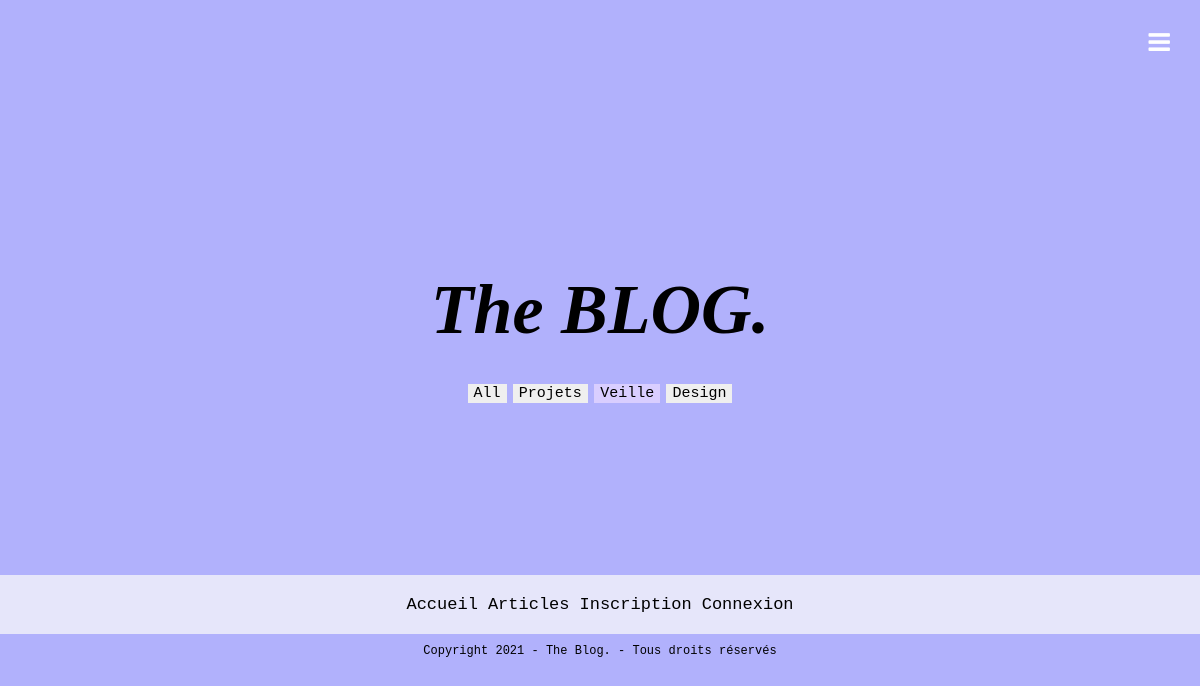
The app's page /articles.php?Categorie=Veille, older data.
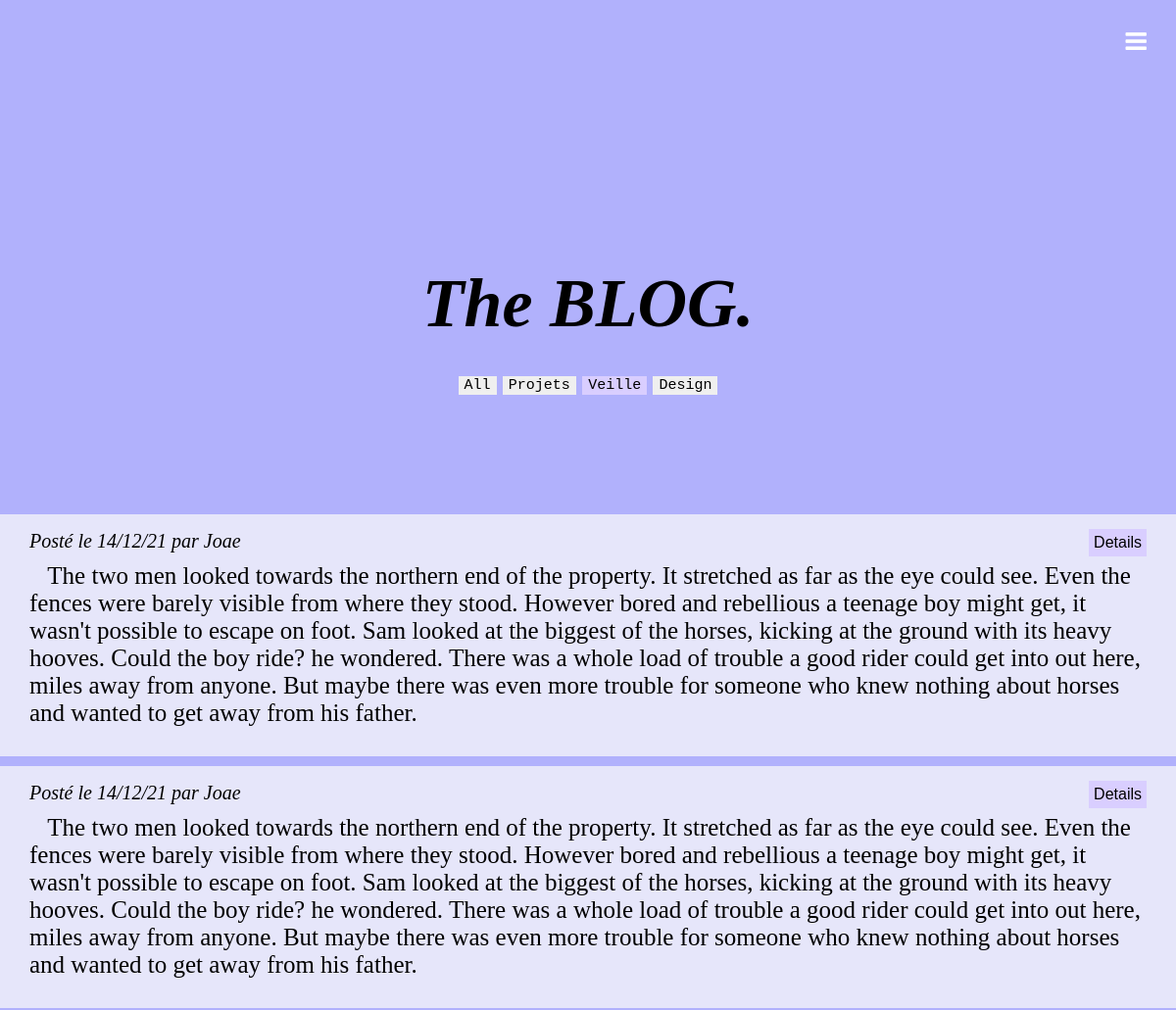
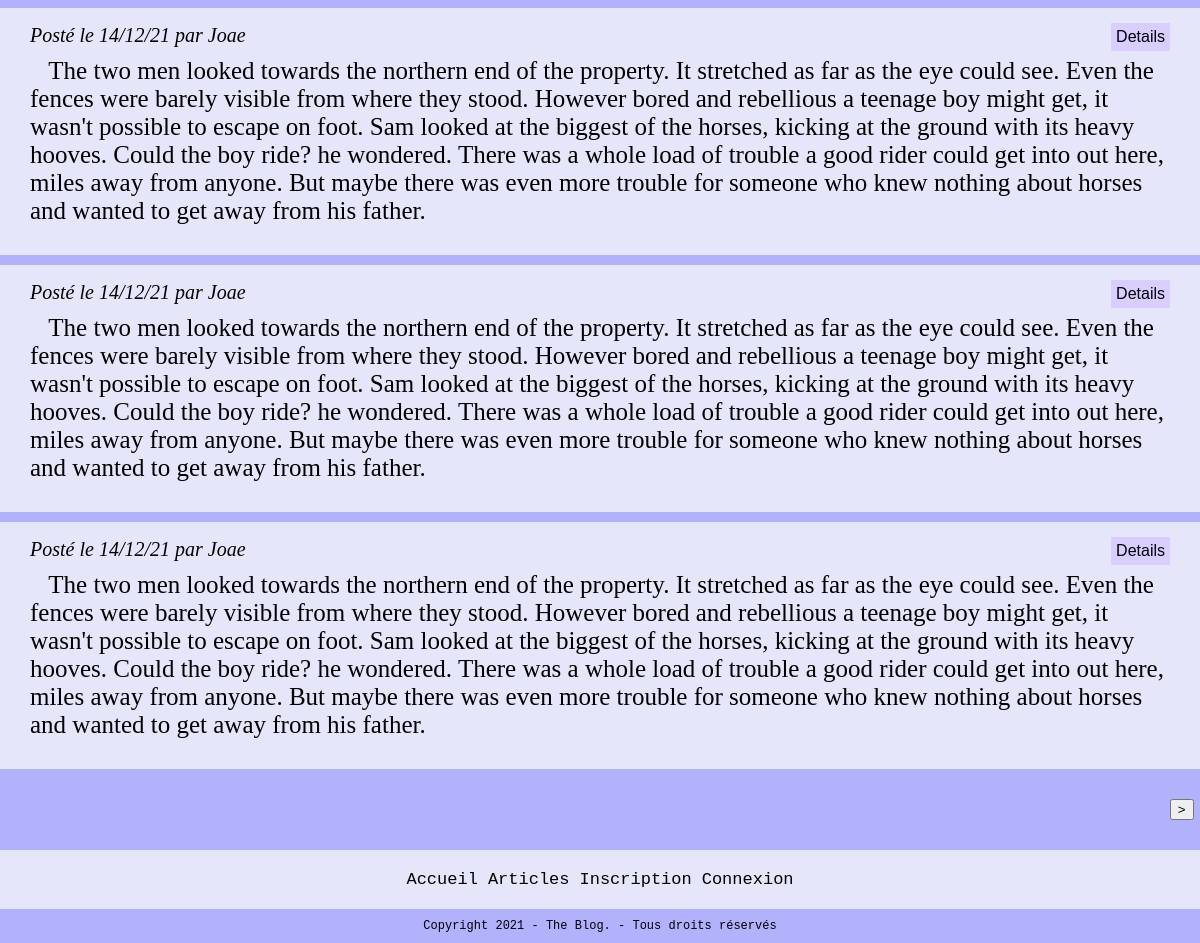
The same page, newer data (2 pictures, top to bottom).
### tables this page shows
CREATE TABLE `articles` (
  `id` int(11) NOT NULL,
  `article` text NOT NULL,
  `id_utilisateur` int(11) NOT NULL,
  `id_categorie` int(11) NOT NULL,
  `date` timestamp NOT NULL DEFAULT CURRENT_TIMESTAMP ON UPDATE CURRENT_TIMESTAMP
);

CREATE TABLE `utilisateurs` (
  `id` int(11) NOT NULL,
  `login` varchar(255) NOT NULL,
  `password` varchar(255) NOT NULL,
  `email` varchar(255) NOT NULL,
  `id_droits` int(11) NOT NULL
);

### articles.php (the view, shortened to what this page needs)
<!DOCTYPE html>
<html>
<head>
  <?php include "head.php";?>
 </head>
 <body>
  <header>
    <?php include "header.php";?>
  </header>
  <main>
  <h1 class="title"><i>The BLOG.  </i></h1>
  <form method="get" class="art_cat">
    <input class ="All" type="submit" name = "All" value="All"></input>
    <input class ="Projets" type="submit" name = "Categorie" value="Projets"></input>
    <input class ="Veille" type="submit" name = "Categorie" value="Veille"></input>
    <input class ="Design" type="submit" name = "Categorie" value="Design"></input>
  </form>
  <div class='index_articles'>
<?php
include "db_link.php";
if(isset($_GET["Categorie"])){
    ?><style>.Projets{background-color : rgb(217, 206, 255);}</style> <?php
  if($_GET["Categorie"]=="Veille"){
    $sql = "SELECT * FROM articles WHERE id_categorie = 2";
    ?><style>.Veille{background-color : rgb(217, 206, 255);}</style> <?php
  }
    ?><style>.Design{background-color : rgb(217, 206, 255);}</style> <?php
}
elseif(isset($_GET["All"])){
  $sql = "SELECT * FROM articles ";
  ?><style>.All{background-color : rgb(217, 206, 255);}</style> <?php
}
else{
  $sql = "SELECT * FROM articles ";
  ?><style>.All{background-color : rgb(217, 206, 255);}</style> <?php
}
$query = $conn->query($sql);
$comments = $query->fetch_all();
$sql = "SELECT utilisateurs.id, utilisateurs.login FROM utilisateurs INNER JOIN articles ON articles.id_utilisateur = articles.id" ;
$query = $conn->query($sql);
$users = $query->fetch_all();
$i = 0;
$u = 0;
$arts = array();
foreach(array_reverse($comments) as $comment){
  $arts[$u][] = $comment;
  $i++;
  if ($i == 5){
    $i = 0;
    $u ++;
  }
}
foreach($arts[$_SESSION["page"]] as $article){
  echo "<div>
          <article>";
  foreach($users as $user){
    if ($article[2] == $user[0]){
      $uname = $user[1];
    }
  }
  $date = date_create($article[4]);
  $date = date_format($date, 'd/m/y');
  echo "
  <div class='articles_container'>
    <div class='info_article'>
      <div class='post_info'> Posté le $date par $uname</br>
      </div>
      <div class='read_more'>
        <form action = 'article.php' method = 'get'> <button name ='id' type='submit' value ='$article[0]'> Details </button>
          </form>
      </div>
    </div>
    <div > &nbsp&nbsp $article[1]
    </div>
  </div>
  </div>
  </article>
  ";
}
if(count($comments)>4){
  echo "
    <form method='get'>
    <div class = 'art_arr'>
    <button id ='left' name = 'page' type = 'submit' value='".($_SESSION['page']-1)."'> <</button>
    <button id ='right' name = 'page' type = 'submit' value='".($_SESSION['page']+1)."'> ></button>
    </div>
    </form>";
    ?><style>#left{color : rgb(177, 177, 252);border:none;background-color:rgb(177, 177, 252)}</style> <?php
    ?><style>#right{color : rgb(177, 177, 252);border:none;background-color:rgb(177, 177, 252)}</style> <?php
}
?>
</div>
  </main>
  <footer>
    <?php include "footer.php";?>
  </footer>
</body>
</html>

Row changes from the older to the newer data that the page shows:
added articles: date "14/12/21", id_utilisateur.login "Joae", $article[0] 18 (drawn), article "The two men looked towards the northern end of the property. It stretched as far as the eye could see. Even the fences were barely visible from where they stood. However bored and rebellious a teenage boy might get, it wasn't possible to escape on foot. Sam looked at the biggest of the horses, kicking at the ground with its heavy hooves. Could the boy ride? he wondered. There was a whole load of trouble a good rider could get into out here, miles away from anyone. But maybe there was even more trouble for someone who knew nothing about horses and wanted to get away from his father."
added articles: date "14/12/21", id_utilisateur.login "Joae", $article[0] 17 (drawn), article "The two men looked towards the northern end of the property. It stretched as far as the eye could see. Even the fences were barely visible from where they stood. However bored and rebellious a teenage boy might get, it wasn't possible to escape on foot. Sam looked at the biggest of the horses, kicking at the ground with its heavy hooves. Could the boy ride? he wondered. There was a whole load of trouble a good rider could get into out here, miles away from anyone. But maybe there was even more trouble for someone who knew nothing about horses and wanted to get away from his father."
added articles: date "14/12/21", id_utilisateur.login "Joae", $article[0] 12 (drawn), article "The two men looked towards the northern end of the property. It stretched as far as the eye could see. Even the fences were barely visible from where they stood. However bored and rebellious a teenage boy might get, it wasn't possible to escape on foot. Sam looked at the biggest of the horses, kicking at the ground with its heavy hooves. Could the boy ride? he wondered. There was a whole load of trouble a good rider could get into out here, miles away from anyone. But maybe there was even more trouble for someone who knew nothing about horses and wanted to get away from his father."
added articles: date "14/12/21", id_utilisateur.login "Joae", $article[0] 10 (drawn), article "The two men looked towards the northern end of the property. It stretched as far as the eye could see. Even the fences were barely visible from where they stood. However bored and rebellious a teenage boy might get, it wasn't possible to escape on foot. Sam looked at the biggest of the horses, kicking at the ground with its heavy hooves. Could the boy ride? he wondered. There was a whole load of trouble a good rider could get into out here, miles away from anyone. But maybe there was even more trouble for someone who knew nothing about horses and wanted to get away from his father."
added articles: date "14/12/21", id_utilisateur.login "Joae", $article[0] 8 (drawn), article "The two men looked towards the northern end of the property. It stretched as far as the eye could see. Even the fences were barely visible from where they stood. However bored and rebellious a teenage boy might get, it wasn't possible to escape on foot. Sam looked at the biggest of the horses, kicking at the ground with its heavy hooves. Could the boy ride? he wondered. There was a whole load of trouble a good rider could get into out here, miles away from anyone. But maybe there was even more trouble for someone who knew nothing about horses and wanted to get away from his father."
